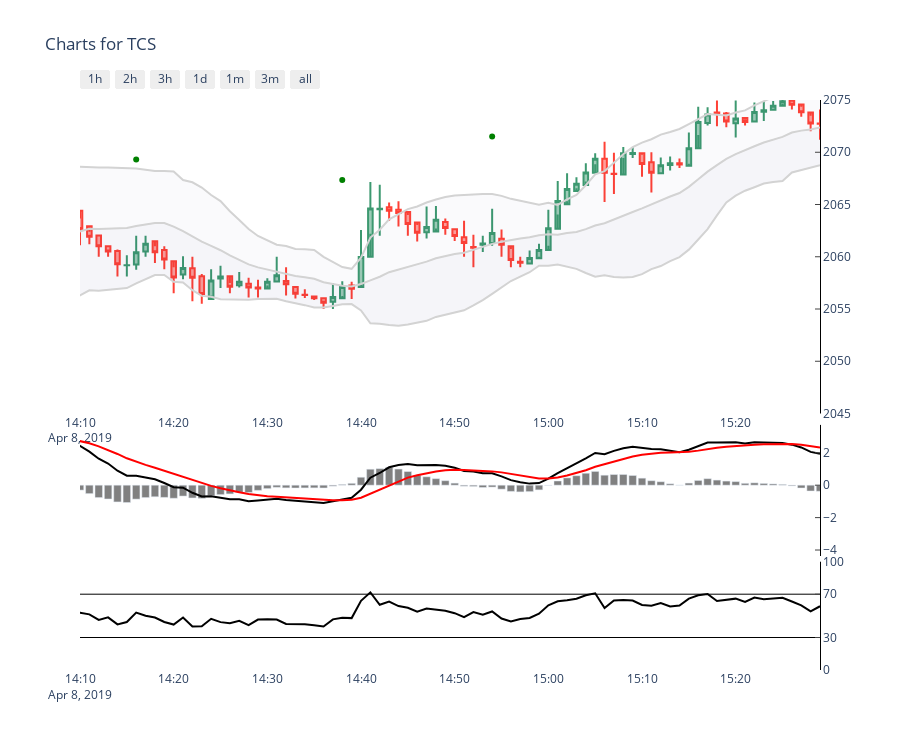

Notebook code for this chart:
### Code cell
from lib.charting_lib import *
cache_type = 'backtest_uni'
chart_type ='haikin'

symbol='TCS'
my_cache = cache_state(cache_type)

#######  Hack for freq  ############
my_cache.setValue('TCS','freq','1T')
#####################################
dfohlc = my_cache.getOHLC(symbol)
print(dfohlc.tail())
trade_df = pd.read_json(redis_conn.get(symbol+cache_type+'Trade'), orient='columns')

render_charts(dfohlc, trade_df, symbol, chart_type)

### Figure 1 — Plotly figure (JSON) as saved in the notebook; plotly's stock layout.template omitted (floating-point values rounded to 4 significant figures; data arrays with more than 128 entries replaced by an {"elided": "..."} marker saying what was removed)
{"data": [{"close": {"elided": "380 float values"}, "high": {"elided": "380 float values"}, "low": {"elided": "380 float values"}, "name": "Candlestick", "open": {"elided": "380 float values"}, "showlegend": false, "type": "candlestick", "x": {"elided": "380 str values"}, "xaxis": "x", "yaxis": "y"}, {"fill": "none", "fillcolor": "rgba(0,40,100,0.02)", "line": {"color": "lightgrey"}, "mode": "lines", "name": "Top", "showlegend": false, "type": "scatter", "x": {"elided": "380 str values"}, "xaxis": "x", "y": {"elided": "380 float values"}, "yaxis": "y"}, {"fill": "tonexty", "fillcolor": "rgba(0,40,100,0.02)", "line": {"color": "lightgrey"}, "mode": "lines", "name": "Bottom", "showlegend": false, "type": "scatter", "x": {"elided": "380 str values"}, "xaxis": "x", "y": {"elided": "380 float values"}, "yaxis": "y"}, {"fill": "tonexty", "fillcolor": "rgba(0,40,100,0.02)", "line": {"color": "lightgrey"}, "mode": "lines", "name": "Middle", "showlegend": false, "type": "scatter", "x": {"elided": "380 str values"}, "xaxis": "x", "y": {"elided": "380 float values"}, "yaxis": "y"}, {"fill": "none", "fillcolor": "rgba(0,40,100,0.02)", "line": {"color": "black"}, "mode": "lines", "name": "MACD", "showlegend": false, "type": "scatter", "x": {"elided": "380 str values"}, "xaxis": "x2", "y": {"elided": "380 float values"}, "yaxis": "y2"}, {"fill": "none", "fillcolor": "rgba(0,40,100,0.02)", "line": {"color": "red"}, "mode": "lines", "name": "MACD Signal", "showlegend": false, "type": "scatter", "x": {"elided": "380 str values"}, "xaxis": "x2", "y": {"elided": "380 float values"}, "yaxis": "y2"}, {"marker": {"color": "grey"}, "name": "MACD Histogram", "showlegend": false, "type": "bar", "x": {"elided": "380 str values"}, "xaxis": "x2", "y": {"elided": "380 float values"}, "yaxis": "y2"}, {"fill": "none", "fillcolor": "rgba(0,40,100,0.02)", "line": {"color": "black"}, "mode": "lines", "name": "RSI", "showlegend": false, "type": "scatter", "x": {"elided": "380 str values"}, "xaxis": "x3", "y": {"elided": "380 float values"}, "yaxis": "y3"}, {"hovertext": {"elided": "380 float values"}, "marker": {"color": "green"}, "mode": "markers", "showlegend": false, "type": "scatter", "x": {"elided": "380 str values"}, "xaxis": "x", "y": {"elided": "380 float values"}, "yaxis": "y"}, {"hovertext": {"elided": "380 float values"}, "marker": {"color": "red"}, "mode": "markers", "showlegend": false, "type": "scatter", "x": {"elided": "380 str values"}, "xaxis": "x", "y": {"elided": "380 float values"}, "yaxis": "y"}], "layout": {"height": 750, "plot_bgcolor": "rgba(0,0,0,0)", "title": {"text": "Charts for TCS"}, "xaxis": {"constrain": "domain", "range": ["2019-04-08T14:10:00", "2019-04-08T15:29:00"], "rangebreaks": [{"bounds": [16, 9], "pattern": "hour"}, {"bounds": ["sat", "mon"]}], "rangeselector": {"buttons": [{"count": 1, "label": "1h", "step": "hour", "stepmode": "backward"}, {"count": 2, "label": "2h", "step": "hour", "stepmode": "backward"}, {"count": 3, "label": "3h", "step": "hour", "stepmode": "backward"}, {"count": 7, "label": "1d", "step": "hour", "stepmode": "backward"}, {"count": 1, "label": "1m", "step": "month", "stepmode": "backward"}, {"count": 3, "label": "3m", "step": "month", "stepmode": "backward"}, {"step": "all"}]}, "rangeslider": {"visible": false}, "side": "bottom"}, "xaxis2": {"anchor": "y2", "domain": [0, 1], "matches": "x", "rangebreaks": [{"bounds": [16, 9], "pattern": "hour"}, {"bounds": ["sat", "mon"]}], "showticklabels": false}, "xaxis3": {"anchor": "y3", "domain": [0, 1], "matches": "x", "rangebreaks": [{"bounds": [16, 9], "pattern": "hour"}, {"bounds": ["sat", "mon"]}], "showticklabels": true}, "yaxis": {"anchor": "x", "domain": [0.45, 1], "linecolor": "black", "range": [2045, 2075], "side": "right", "ticks": "inside"}, "yaxis2": {"anchor": "x2", "domain": [0.2, 0.43], "linecolor": "black", "side": "right", "ticks": "inside"}, "yaxis3": {"anchor": "x3", "domain": [0, 0.19], "gridcolor": "black", "linecolor": "black", "range": [0, 100], "showgrid": true, "side": "right", "ticks": "inside", "tickvals": [0, 30, 70, 100]}}}
